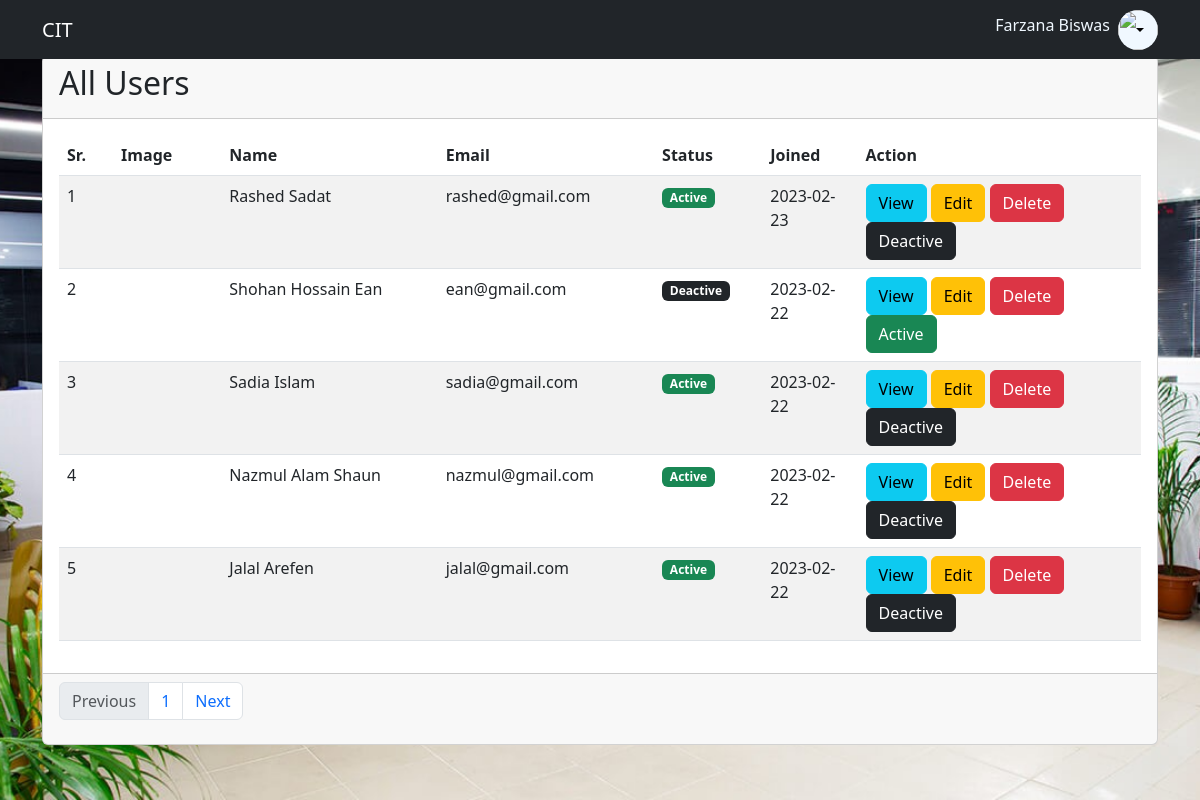
The page /users.php (signed in) on the database its author committed.
### tables this page shows
CREATE TABLE `users` (
  `id` int NOT NULL,
  `name` varchar(30) NOT NULL,
  `email` varchar(50) NOT NULL,
  `password` varchar(100) NOT NULL,
  `avatar` varchar(100) NOT NULL,
  `status` tinyint(1) NOT NULL DEFAULT '1' COMMENT '1 = active, 2 = deactive',
  `created_at` date NOT NULL
);

### view/users.view.php (the view, shortened to what this page needs)
<?php
require_once('view/layouts/header.view.php');
?>
<section class="index_section">
    <div class="container">
        <div class="row justify-content-center">
            <div class="col-lg-12">
                <div class="index_card">
                    <div class="card" style="width:100%">
                        <div class="card-header">
                            <h2>All Users</h2>
                        </div>
                        <div class="card-body">
                            <table class="table table-striped">
                                <thead>
                                    <tr>
                                        <th>Sr.</th>
                                        <th>Image</th>
                                        <th>Name</th>
                                        <th>Email</th>
                                        <th>Status</th>
                                        <th>Joined</th>
                                        <th>Action</th>
                                    </tr>
                                </thead>
                                <tbody>
                                    <?php
                                    $sr = 1;
                                    if (mysqli_num_rows($result) > 0) {
                                        while ($row = mysqli_fetch_assoc($result)) { ?>
                                            <tr>
                                                <td style="width: 5%;"><?= $sr++ ?></td>
                                                <td style="width: 10%;">
                                                </td>
                                                <td style="width: 20%;"><?= $row['name'] ?></td>
                                                <td style="width: 20%;"><?= $row['email'] ?></td>
                                                <td style="width: 10%;">
                                                    <span class="badge <?= ($row['status'] == 1) ? "bg-success" : " bg-dark" ?>">
                                                        <?= ($row['status'] == 1) ? "Active" : "Deactive" ?>
                                                    </span>
                                                </td>
                                                <td><?= $row['created_at'] ?></td>
                                                <td>
                                                    <a href="single_user.php?vie=<?= $row['id'] ?>" class="btn btn-info">View</a>
                                                    <a href="edit_user.php?idt=<?= $row['id'] ?>" class="btn btn-warning">Edit</a>
                                                    <a href="delete.php?did=<?= $row['id'] ?>" class="btn btn-danger">Delete</a>
                                                    <a href="change_status.php?status=<?= $row['id'] ?>" class="btn <?= ($row['status'] == 1) ? "btn-dark" : " btn-success" ?>">
                                                        <?= ($row['status'] == 1) ? "Deactive" : "Active" ?>
                                                    </a>
                                                </td>
                                            </tr>
                                    <?php }
                                    } ?>
                                </tbody>
                            </table>
                        </div>
                        <div class="card-footer">
                            <?php
                            $sql_result = mysqli_query($con, "select * from users");
                            $total_record = mysqli_num_rows($sql_result);
                            $total_page = ceil($total_record / $num_per_page);
                            $pre_page = $page - 1;
                            $next_page = $page + 1;
                            ?>
                            <nav aria-label="...">
                                <ul class="pagination">
                                    <li class="page-item">
                                        <a class="page-link <?= ($pre_page == 0) ? 'disabled' : ''; ?>" href="users.php?page=<?= $pre_page ?>" tabindex="-1" aria-disabled="true">Previous</a>
                                    </li>
                                    <li class="page-item"><a class="page-link" href="users.php?page=<?= $page ?>"><?= $page; ?></a></li>
                                    <li class="page-item">
                                        <a class="page-link <?= ($next_page >  $total_page) ? 'disabled' : ''; ?>" href="users.php?page=<?= $next_page ?>">Next</a>
                                    </li>
                                </ul>
                            </nav>
                        </div>
                    </div>
                </div>
            </div>
        </div>
    </div>
</section>
<?php
require_once('view/layouts/footer.view.php');
?>

### asset/css/style.css (style rules this page uses)
.index_section { background-image: url(../images/01.jpg); background-position: center; background-size: cover; background-repeat: no-repeat; height: 100vh; position: absolute; top: 0; width: 100%; }
.index_card { height: 100vh; width: 100%; display: flex; justify-content: center; align-items: center; }

### rows shown on the page
users: name "Rashed Sadat", email "rashed@gmail.com", status "Active", created_at "2023-02-23"
users: name "Shohan Hossain Ean", email "ean@gmail.com", status "Deactive", created_at "2023-02-22"
users: name "Sadia Islam", email "sadia@gmail.com", status "Active", created_at "2023-02-22"
users: name "Nazmul Alam Shaun", email "nazmul@gmail.com", status "Active", created_at "2023-02-22"
users: name "Jalal Arefen", email "jalal@gmail.com", status "Active", created_at "2023-02-22"

### other values the page prints
$_SESSION['user']['name'] "Farzana Biswas"
$page "1"
